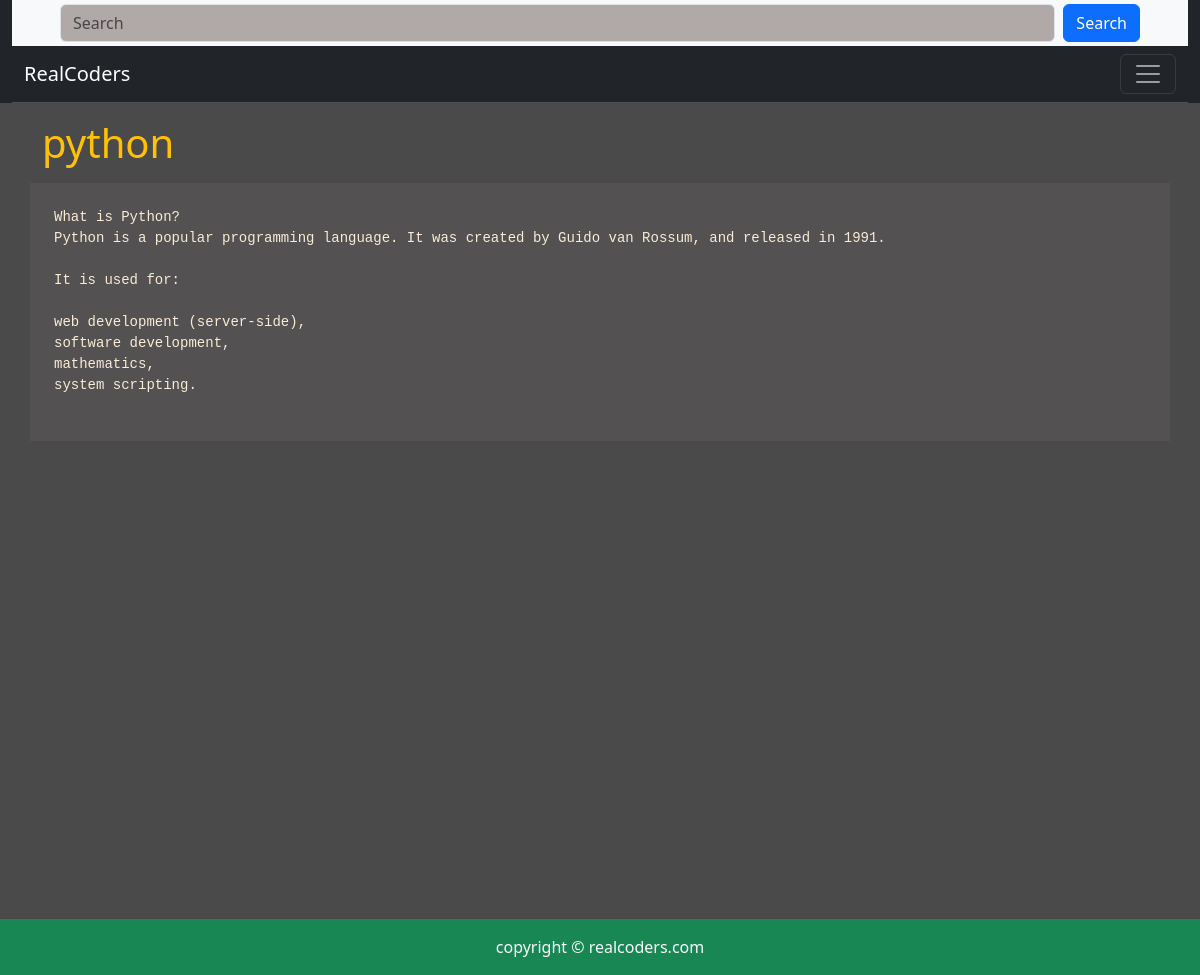
The app's page /blogpost/1 with its own data.
### blog/models.py (models this page shows)
class post(models.Model):
    title = models.CharField(max_length=150)
    desc = models.TextField()
    author = models.ForeignKey(User, on_delete=models.CASCADE)  # Connect with the User model
    created_at = models.DateTimeField(auto_now_add=True)  # Automatically set the field to now when the object is created
    updated_at = models.DateTimeField(auto_now=True)  # Automatically set the field to now every time the object is saved

### blog/views.py (the view)
# urls.py: path('blogpost/<int:id>',views.blogpost,name="blogpost"),
def blogpost(request,id):
     posts=post.objects.get(pk=id)
     context={'posts':posts}
     return render(request,'blog/blogpost.html',context)

### blog/templates/blog/blogpost.html (shortened to what this page needs)
{% extends "blog/base.html" %}
 {% load static %}
{% block content %}
<div class="container post-container">
     <h1 class="my-3 text-warning">{{posts.title}}</h1>
    <pre class="row jumbo-color p-4">
          {{posts.desc|safe}}
  </pre>
</div>
{% endblock content %}

### blog/static/blog/css/style.css (style rules this page uses)
body { background: rgb(75,74,74); color: antiquewhite; }
.jumbo-color { background:rgb(83,81,81); }
.post-container { min-height: 100vh; }

### blog/templates/blog/blogpost.html (style rules this page uses)
.container { min-height:100vh; }

### records on screen
post: title "python", desc "What is Python? Python is a popular programming language. It was created by Guido van Rossum, and released in 1991. It is used for: web development (server-side), software development, mathematics, system scripting."
